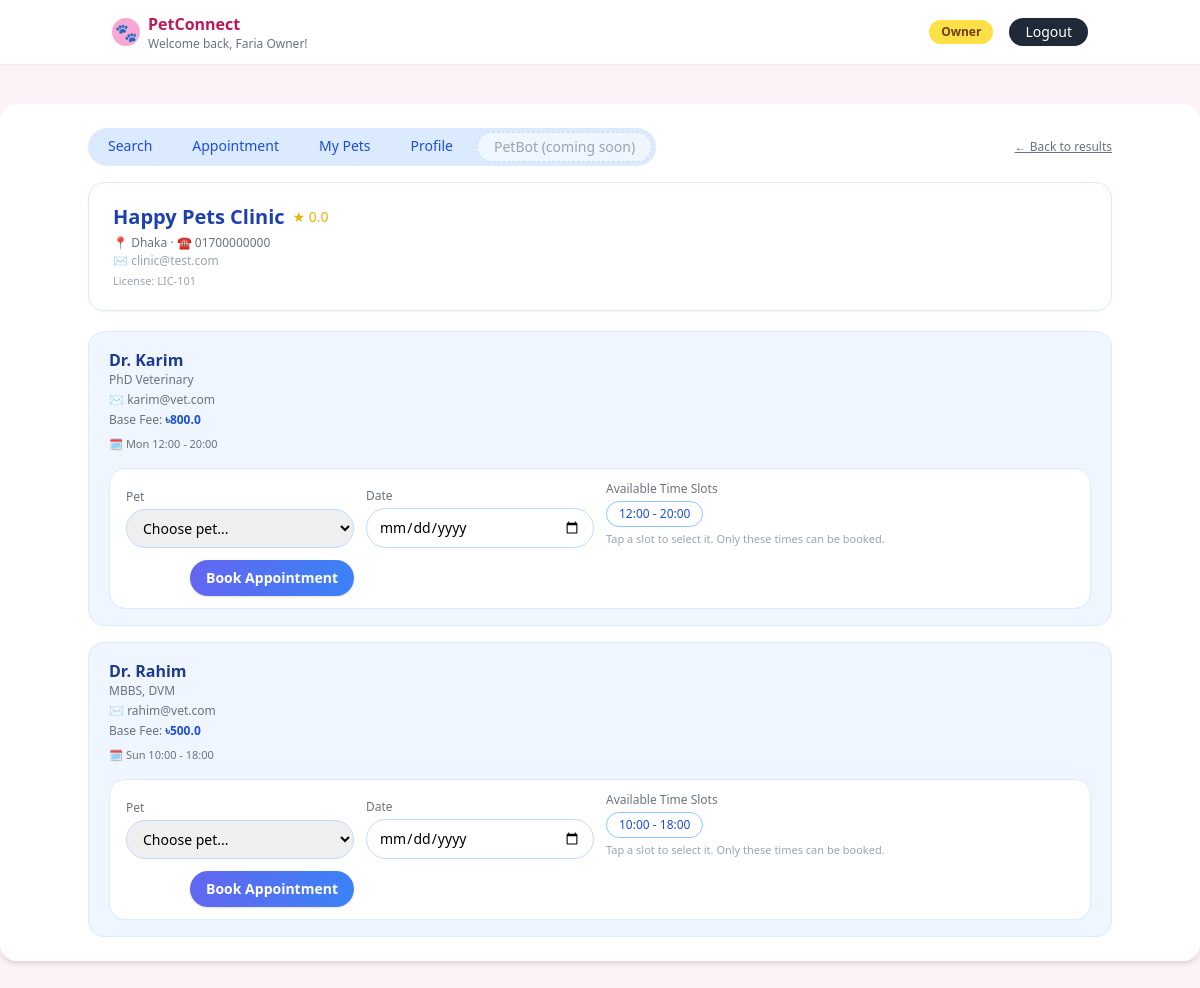
Page /owner/clinic/1 (signed in) on the committed database.
### tables this page shows
CREATE TABLE owners (
    id INTEGER PRIMARY KEY AUTOINCREMENT,
    user_id INTEGER NOT NULL UNIQUE,
    name TEXT NOT NULL,
    email TEXT NOT NULL,
    location TEXT NOT NULL DEFAULT '',
    password TEXT NOT NULL DEFAULT '',
    FOREIGN KEY (user_id) REFERENCES users(id)
);

CREATE TABLE clinics (
    id INTEGER PRIMARY KEY AUTOINCREMENT,
    user_id INTEGER NOT NULL UNIQUE,
    name TEXT NOT NULL,
    license_number TEXT NOT NULL,
    email TEXT NOT NULL,
    contact_number TEXT NOT NULL,
    location TEXT NOT NULL,
    FOREIGN KEY (user_id) REFERENCES users(id)
);

CREATE TABLE doctors (
    id INTEGER PRIMARY KEY AUTOINCREMENT,
    clinic_id INTEGER NOT NULL,
    name TEXT NOT NULL,
    email TEXT NOT NULL,
    base_fee REAL NOT NULL,
    qualifications TEXT NOT NULL,
    rating REAL DEFAULT 0,
    weekly_schedule TEXT NOT NULL,
    FOREIGN KEY (clinic_id) REFERENCES clinics(id)
);

### app.py (the view)
@app.route("/owner/clinic/<int:clinic_id>")
def owner_clinic_detail(clinic_id):
    guard = _require_owner()
    if guard:
        return guard
    conn = _get_conn()
    cur = conn.cursor()
    cur.execute(
        """
        SELECT
            c.*,
            COALESCE(AVG(d.rating), 0) AS clinic_rating
        FROM clinics c
        LEFT JOIN doctors d ON d.clinic_id = c.id
        WHERE c.id = ?
        GROUP BY c.id
        """,
        (clinic_id,),
    )
    clinic = cur.fetchone()
    if not clinic:
        conn.close()
        flash("Clinic not found.", "danger")
        return redirect(url_for("owner_search"))
    cur.execute(
        """
        SELECT *
        FROM doctors
        WHERE clinic_id = ?
        ORDER BY name
        """,
        (clinic_id,),
    )
    doctors = cur.fetchall()
    owner = _get_owner_for_current_user(conn)
    if not owner:
        conn.close()
        flash("Owner profile not found.", "danger")
        return redirect(url_for("owner_dashboard"))
    cur.execute(
        """
        SELECT *
        FROM pets
        WHERE owner_id = ?
        ORDER BY name
        """,
        (owner["id"],),
    )
    pets = cur.fetchall()
    conn.close()
    doctor_slots = {}
    for d in doctors:
        doctor_slots[d["id"]] = _extract_time_slots(d["weekly_schedule"] or "")
    return render_template(
        "owner_clinic_detail.html",
        clinic=clinic,
        doctors=doctors,
        pets=pets,
        doctor_slots=doctor_slots,
    )

### app.py (called while the page is built)
def _get_conn():
    conn = sqlite3.connect(DB_PATH)
    conn.row_factory = sqlite3.Row
    return conn

def _require_owner():
    if not session.get("user_id") or session.get("role") != "owner":
        flash("Please log in as a pet owner to access this page.", "warning")
        return redirect(url_for("login"))
    return None

def _get_owner_for_current_user(conn):
    user_id = session.get("user_id")
    if not user_id:
        return None
    cur = conn.cursor()
    cur.execute("SELECT * FROM owners WHERE user_id = ?", (user_id,))
    return cur.fetchone()

def _extract_time_slots(weekly_schedule: str):
    if not weekly_schedule:
        return []
    times = re.findall(r"(\d{2}:\d{2})", weekly_schedule)
    slots = []
    for i in range(0, len(times), 2):
        if i + 1 < len(times):
            start = times[i]
            end = times[i + 1]
            slots.append(
                {
                    "start": start,                # value we submit to backend
                    "label": f"{start} - {end}",   # text shown on the button
                }
            )
    return slots

### templates/owner_clinic_detail.html (shortened to what this page needs)
{% extends "base.html" %}
{% block content %}
<div class="max-w-5xl mx-auto">
  <div class="flex items-center justify-between mb-4">
    <div class="flex space-x-2 bg-blue-100 rounded-full px-1 py-1 text-sm">
      <a href="{{ url_for('owner_search') }}"
         class="px-4 py-1 rounded-full text-blue-700 hover:bg-blue-200">
        Search
      </a>
      <a href="{{ url_for('owner_appointments') }}"
         class="px-4 py-1 rounded-full text-blue-700 hover:bg-blue-200">
        Appointment
      </a>
      <a href="{{ url_for('owner_dashboard', tab='pets') }}"
         class="px-4 py-1 rounded-full text-blue-700 hover:bg-blue-200">
        My Pets
      </a>
      <a href="{{ url_for('owner_dashboard', tab='owner') }}"
         class="px-4 py-1 rounded-full text-blue-700 hover:bg-blue-200">
        Profile
      </a>
      <span class="px-4 py-1 rounded-full text-gray-400 bg-blue-50 border border-dashed border-blue-200">
        PetBot (coming soon)
      </span>
    </div>
    <a href="{{ url_for('owner_search') }}"
       class="text-xs text-gray-500 hover:text-blue-600 underline">
      &larr; Back to results
    </a>
  </div>
  <div class="bg-white rounded-2xl border border-blue-100 shadow-sm px-6 py-5 mb-5">
    <div class="flex justify-between items-start">
      <div>
        <div class="flex items-center space-x-2">
          <h2 class="text-xl font-semibold text-blue-800">{{ clinic['name'] }}</h2>
          <span class="text-yellow-500 text-sm">
            ★ {{ '%.1f'|format(clinic['clinic_rating'] or 0) }}
          </span>
        </div>
        <p class="text-xs text-gray-500 mt-1">
          📍 {{ clinic['location'] }}{% if clinic['contact_number'] %} &middot; ☎ {{ clinic['contact_number'] }}{% endif %}
        </p>
        {% if clinic['email'] %}
          <p class="text-xs text-gray-400 mt-0.5">✉ {{ clinic['email'] }}</p>
        {% endif %}
        <p class="text-[11px] text-gray-400 mt-1">
          License: {{ clinic['license_number'] }}
        </p>
      </div>
    </div>
  </div>
  {% if doctors %}
    <div class="space-y-4">
      {% for d in doctors %}
        {% set slots = doctor_slots.get(d['id'], []) %}
        <div class="bg-blue-50 rounded-2xl border border-blue-100 px-5 py-4">
          <div class="flex justify-between items-start">
            <div>
              <h3 class="font-semibold text-blue-900">{{ d['name'] }}</h3>
              <p class="text-xs text-gray-500">{{ d['qualifications'] }}</p>
              <p class="text-xs text-gray-500 mt-1">✉ {{ d['email'] }}</p>
              <p class="text-xs text-gray-500 mt-1">
                Base Fee: <span class="font-semibold text-blue-700">৳{{ d['base_fee'] }}</span>
              </p>
              {% if d['weekly_schedule'] %}
                <p class="text-[11px] text-gray-500 mt-2">
                  🗓 {{ d['weekly_schedule'] }}
                </p>
              {% endif %}
            </div>
          </div>
          <form method="post"
                action="{{ url_for('book_appointment', clinic_id=clinic['id'], doctor_id=d['id']) }}"
                class="mt-4 grid grid-cols-1 md:grid-cols-4 gap-3 items-end bg-white rounded-2xl border border-blue-100 px-4 py-3 time-slot-group">
            <div>
              <label class="block text-xs text-gray-500 mb-1">Pet</label>
              <select name="pet_id"
                      class="w-full border border-blue-200 rounded-full px-3 py-2 text-sm">
                <option value="">Choose pet...</option>
              </select>
            </div>
            <div>
              <label class="block text-xs text-gray-500 mb-1">Date</label>
              <input type="date" name="date"
                     class="w-full border border-blue-200 rounded-full px-3 py-2 text-sm">
            </div>
            <div class="md:col-span-2">
              <label class="block text-xs text-gray-500 mb-1">Available Time Slots</label>
              {% if slots %}
                <div class="flex flex-wrap gap-2">
                  {% for s in slots %}
                    <button type="button"
                            class="time-slot-btn px-3 py-1 rounded-full border border-blue-300 text-xs text-blue-700 bg-white hover:bg-blue-50"
                            data-time="{{ s['start'] }}">
                      {{ s['label'] }}
                    </button>
                  {% endfor %}
                </div>
                <p class="text-[11px] text-gray-400 mt-1">
                  Tap a slot to select it. Only these times can be booked.
                </p>
              {% endif %}
            </div>
            <div class="flex justify-end mt-3 md:mt-0">
              <button type="submit"
                      class="px-4 py-2 w-full md:w-auto rounded-full bg-gradient-to-r from-indigo-500 to-blue-500 text-white text-sm font-semibold shadow hover:shadow-md transition">
                Book Appointment
              </button>
            </div>
          </form>
        </div>
      {% endfor %}
    </div>
  {% else %}
    <div class="bg-white rounded-2xl border border-dashed border-blue-200 p-8 text-center text-sm text-gray-500">
      No doctors are listed for this clinic yet.
    </div>
  {% endif %}
</div>
{% endblock %}

### templates/base.html (shortened to what this page needs)
<!DOCTYPE html>
<html lang="en">
<head>
  <script src="https://cdn.tailwindcss.com"></script>
</head>
<body class="bg-pink-50">
  <header class="bg-white shadow-sm">
    <div class="max-w-5xl mx-auto px-6 py-3 flex items-center justify-between">
      <div class="flex items-center space-x-2">
        <div class="w-7 h-7 rounded-full bg-pink-300 flex items-center justify-center">
          <span class="text-white text-lg">🐾</span>
        </div>
        <div>
          <p class="font-semibold text-pink-700">PetConnect</p>
          {% if session.get('user_name') %}
            <p class="text-xs text-gray-500">Welcome back, {{ session.get('user_name') }}!</p>
          {% endif %}
        </div>
      </div>
      <nav class="flex items-center space-x-4 text-sm">
        {% if session.get('user_id') %}
          <span class="px-3 py-1 rounded-full bg-yellow-300 text-xs font-semibold text-yellow-900">
            {{ session.get('role')|capitalize }}
          </span>
          <a href="{{ url_for('logout') }}"
             class="px-4 py-1 rounded-full bg-gray-800 text-white text-sm hover:bg-black transition">
            Logout
          </a>
        {% endif %}
      </nav>
    </div>
  </header>
  <main class="min-h-screen">
    <div class="max-w-7xl mx-auto mt-10">
      <div class="bg-white rounded-2xl shadow-md px-8 py-6">
        {% block content %}{% endblock %}
      </div>
    </div>
  </main>
</body>
</html>

### rows in the picture
owners: get "Faria Owner"
clinics: name "Happy Pets Clinic", location "Dhaka", contact_number "01700000000", email "clinic@test.com", license_number "LIC-101"
doctors: name "Dr. Karim", qualifications "PhD Veterinary", email "karim@vet.com", base_fee "800.0", weekly_schedule "Mon 12:00 - 20:00", label "12:00 - 20:00"
doctors: name "Dr. Rahim", qualifications "MBBS, DVM", email "rahim@vet.com", base_fee "500.0", weekly_schedule "Sun 10:00 - 18:00", label "10:00 - 18:00"

### other values in the picture
{{ session.get('role')|capitalize }} "Owner"
{{ '%.1f'|format(clinic['clinic_rating'] or 0) }} "0.0"
